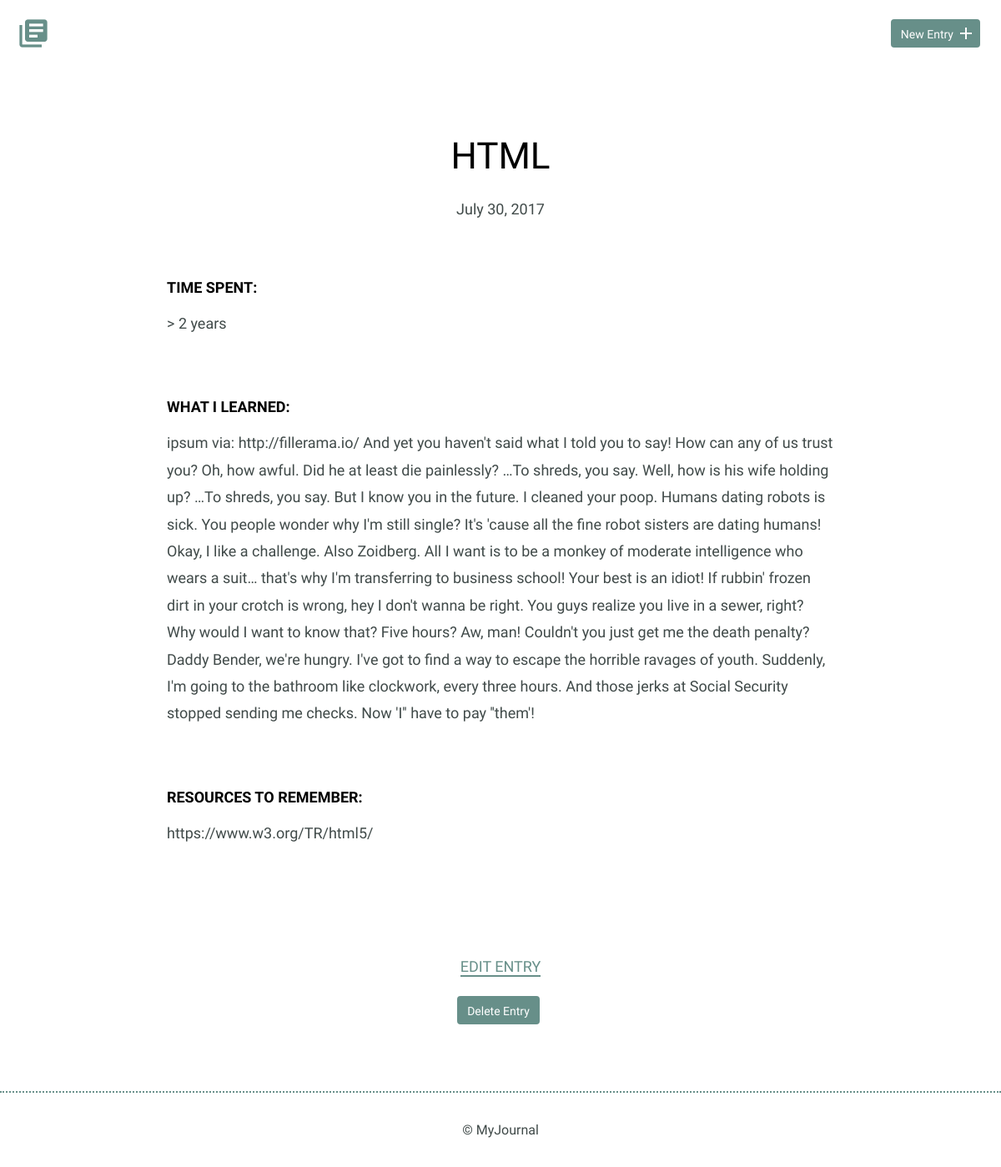
Screenshot of /detail.php?id=2 with the database file from the repository.
### tables this page shows
CREATE TABLE "entries" (
	`id`	INTEGER,
	`title`	TEXT,
	`date`	TEXT,
	`time_spent`	INTEGER,
	`learned`	BLOB,
	`resources`	BLOB,
	PRIMARY KEY(`id`)
);

### inc/functions.php (called while the page is built, shortened)
<?php
function get_journal_entry($entry_id){
  include 'connection.php';
  $sql = 'SELECT * FROM entries WHERE id = ?';
  try {
    $results = $db->prepare($sql);
    $results->bindValue(1, $entry_id, PDO::PARAM_INT);
    $results->execute();
  } catch (Exception $e) {
    echo $e->getMessage();
    return false;
  }
  return $results->fetch();
}

### detail.php (the view, shortened to what this page needs)
<?php
require_once "inc/functions.php";
if (isset($_GET['id'])) {
  list($entry_id, $title, $date, $time_spent, $learned, $resources) = get_journal_entry(filter_input(INPUT_GET, 'id', FILTER_SANITIZE_NUMBER_INT));
}
include "inc/header.php";
?>
  <div class="entry-list single">
    <article>
      <h1><?php echo $title ?></h1>
      <br>
      <time datetime="<?php echo $date ?>"><?php echo strftime("%B %d, %Y", strtotime($date)); ?></time>
      <div class="entry">
        <h3>Time Spent: </h3>
        <p><?php echo $time_spent ?></p>
      </div>
      <div class="entry">
        <h3>What I Learned:</h3>
        <p><?php echo $learned ?></p>
      </div>
      <div class="entry">
        <h3>Resources to Remember:</h3>
        <p><?php echo $resources ?></p>
      </div>
    </article>
  </div>
  <div class="edit">
    <p><a href="edit.php?id=<?php echo $entry_id?>">Edit Entry</a></p>
    <form method='post' onsubmit=\"return confirm('Are you sure?');\">
      <input type='submit' class='button button-danger' value='Delete Entry' />
    </form>
  </div>
<?php include "inc/footer.php" ?>

### css/site.css (style rules this page uses)
body { font-size: 16px; color: #404a49; font-family: 'Cousine', serif; font-weight: 400; }
.button { padding: 8px 10px 6px 10px; background: #678f89; border: 2px solid #678f89; border-radius: 4px; text-decoration: none; color: #FFF; position: relative; text-align: center; font-size: 14px; }
h1, h2, h3 { margin: 0; font-weight: 400; line-height: 1em; color: #000; }
h1 { font-size: 44px; margin-bottom: 12px; }
h3 { font-size: 18px; font-family: 'Work Sans', serif; font-weight: 600; text-transform: uppercase; }
p { line-height: 1.8em; font-size: 18px; }
p a { border-bottom: 2px solid #678f89; padding: 0; color: #678f89; text-decoration: none; }
.entry-list, .edit-entry, .new-entry { max-width: 800px; margin: 0 auto; padding: 70px 0 150px 0; }
.entry-list article { margin-bottom: 70px; text-align: center; }
.entry-list article:last-child { margin-bottom: 0; }
.entry-list.single { padding-bottom: 70px; }
.entry-list.single time { font-size: 18px; }
.entry { max-width: 800px; margin: 75px auto 0 auto; text-align: left; }
.entry p { margin-bottom: 40px; }
.edit { padding-bottom: 80px; text-align: center; margin: 0 auto; }
.edit a { font-weight: 400; text-transform: uppercase; font-size: 18px; }
input[type=submit] { margin-right: 5px; }

### rows the page displays
entries: title "HTML", date "July 30, 2017", time_spent "> 2 years", learned "ipsum via: http://fillerama.io/ And yet you haven't said what I told you to say! How can any of us trust you? Oh, how awful. Did he at least die painlessly? …To shreds, you say. Well, how is his wife holding up? …To shreds, you say. But I know you in the future. I cleaned your poop. Humans dating robots is sick. You people wonder why I'm still single? It's 'cause all the fine robot sisters are dating humans! Okay, I like a challenge. Also Zoidberg. All I want is to be a monkey of moderate intelligence who wears a suit… that's why I'm transferring to business school! Your best is an idiot! If rubbin' frozen dirt in your crotch is wrong, hey I don't wanna be right. You guys realize you live…", resources "https://www.w3.org/TR/html5/"
